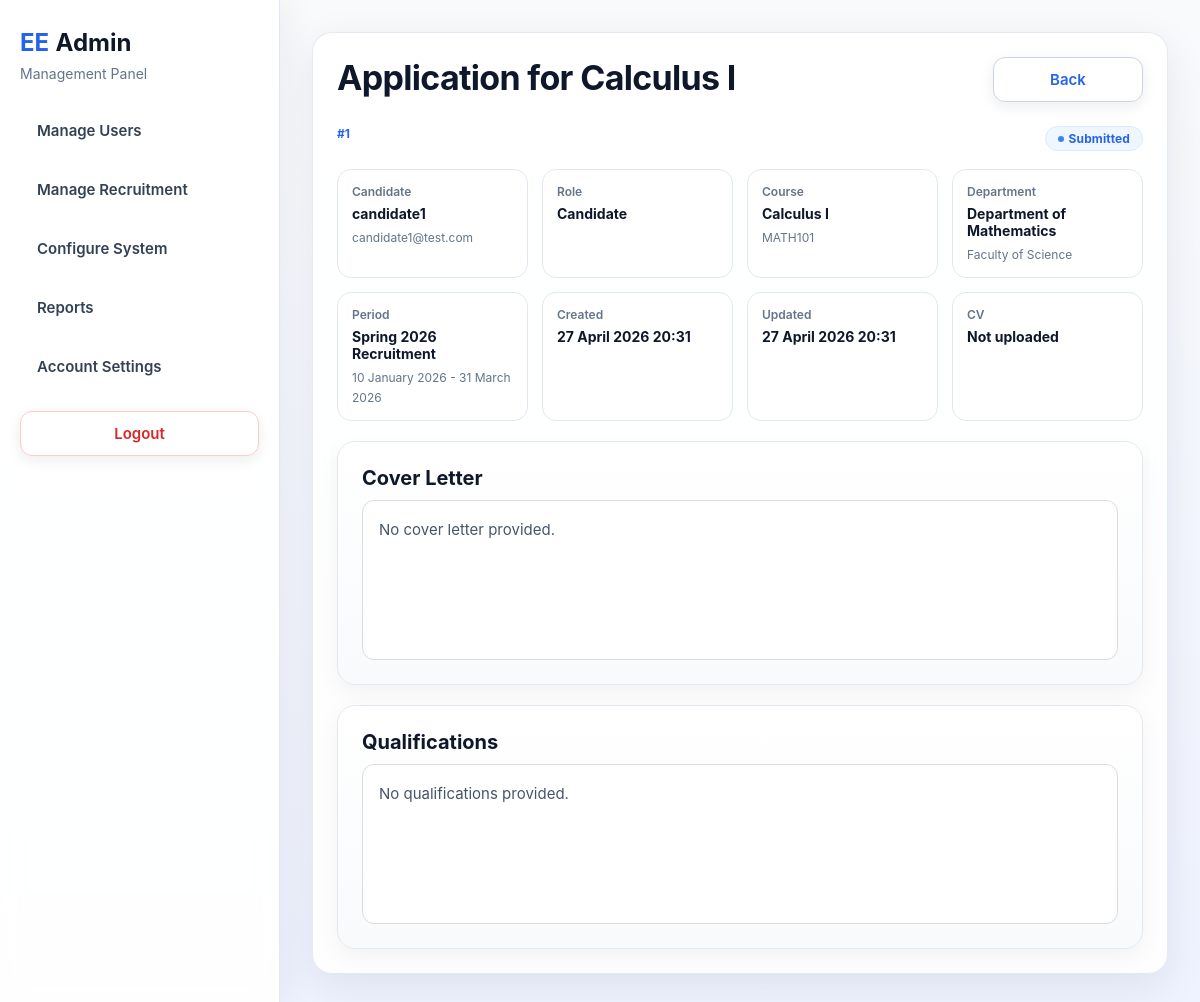
The app's page /modules/admin.php?page=admin_application_view&id=1 (signed in) with its own data.
### tables this page shows
CREATE TABLE applications (
    id                  INT AUTO_INCREMENT PRIMARY KEY,
    user_id             INT NOT NULL,
    course_id           INT NOT NULL,
    period_id           INT NOT NULL,

    title               VARCHAR(150) NOT NULL,
    status              ENUM('draft', 'submitted', 'under_review', 'approved', 'rejected') NOT NULL DEFAULT 'draft',

    cover_letter        TEXT NULL,
    qualifications      TEXT NULL,

    cv_file_path        VARCHAR(255) NULL,
    cv_original_name    VARCHAR(255) NULL,

    created_at          TIMESTAMP DEFAULT CURRENT_TIMESTAMP,
    updated_at          TIMESTAMP DEFAULT CURRENT_TIMESTAMP ON UPDATE CURRENT_TIMESTAMP,

    FOREIGN KEY (user_id) REFERENCES users(id) ON DELETE CASCADE,
    FOREIGN KEY (course_id) REFERENCES courses(id) ON DELETE CASCADE,
    FOREIGN KEY (period_id) REFERENCES recruitment_periods(id) ON DELETE CASCADE
);

CREATE TABLE users (
                       id            INT AUTO_INCREMENT PRIMARY KEY,
                       username      VARCHAR(50)  NOT NULL UNIQUE,
                       email         VARCHAR(100) NOT NULL UNIQUE,
                       password_hash VARCHAR(255) NOT NULL,
                       role          ENUM('admin', 'candidate', 'evaluator', 'hr', 'ee') NOT NULL DEFAULT 'candidate',
                       is_active     TINYINT(1) NOT NULL DEFAULT 1,
                       created_at    TIMESTAMP DEFAULT CURRENT_TIMESTAMP
);

CREATE TABLE courses (
                         id            INT AUTO_INCREMENT PRIMARY KEY,
                         department_id INT NOT NULL,
                         name          VARCHAR(150) NOT NULL,
                         code          VARCHAR(50),
                         FOREIGN KEY (department_id) REFERENCES departments(id) ON DELETE CASCADE
);

CREATE TABLE departments (
                             id            INT AUTO_INCREMENT PRIMARY KEY,
                             faculty_id    INT NOT NULL,
                             name          VARCHAR(100) NOT NULL,
                             FOREIGN KEY (faculty_id) REFERENCES faculties(id) ON DELETE CASCADE
);

CREATE TABLE faculties (
                           id            INT AUTO_INCREMENT PRIMARY KEY,
                           name          VARCHAR(100) NOT NULL UNIQUE
);

CREATE TABLE recruitment_periods (
                                     id            INT AUTO_INCREMENT PRIMARY KEY,
                                     title         VARCHAR(100) NOT NULL,
                                     start_date    DATE NOT NULL,
                                     end_date      DATE NOT NULL,
                                     is_active     TINYINT(1) NOT NULL DEFAULT 1
);

### includes/crud/applications_crud.php (called while the page is built, shortened)
<?php
function getApplicationById(PDO $pdo, int $id): ?array
{
    $stmt = $pdo->prepare("
        SELECT
            a.id,
            a.user_id,
            a.course_id,
            a.period_id,
            a.title,
            a.status,
            a.cover_letter,
            a.qualifications,
            a.cv_file_path,
            a.cv_original_name,
            a.created_at,
            a.updated_at,
            u.username AS candidate_name,
            u.email AS candidate_email,
            u.role AS candidate_role,
            c.name AS course_name,
            c.code AS course_code,
            d.name AS department_name,
            f.name AS faculty_name,
            rp.title AS period_title,
            rp.start_date,
            rp.end_date
        FROM applications a
        INNER JOIN users u ON a.user_id = u.id
        INNER JOIN courses c ON a.course_id = c.id
        INNER JOIN departments d ON c.department_id = d.id
        INNER JOIN faculties f ON d.faculty_id = f.id
        INNER JOIN recruitment_periods rp ON a.period_id = rp.id
        WHERE a.id = :id
        LIMIT 1
    ");
    $stmt->execute([':id' => $id]);
    $application = $stmt->fetch(PDO::FETCH_ASSOC);
    return $application ?: null;
}

### utils/status_utils.php (called while the page is built, shortened)
<?php
function getStatusCssClass(string $status): string
{
    return match ($status) {
        'draft' => 'status-pending',
        'submitted' => 'status-submitted',
        'under_review' => 'status-review',
        'approved' => 'status-approved',
        'rejected' => 'status-rejected',
        default => 'status-pending',
    };
}
function getStatusLabel(string $status): string
{
    return match ($status) {
        'draft'        => 'Draft',
        'submitted'    => 'Submitted',
        'under_review' => 'Under Review',
        'approved'     => 'Approved',
        'rejected'     => 'Rejected',
        default        => ucfirst(str_replace('_', ' ', $status)),
    };
}

### utils/user_utils.php (called while the page is built)
<?php
function getRoleLabel(string $role): string
{
    return match ($role) {
        'admin'      => 'Administrator',
        'evaluator'  => 'Evaluator',
        'candidate'  => 'Candidate',
        'hr'=> 'Human Resources',
        'ee' => "Special Scientist",
        default      => ucfirst(str_replace('_', ' ', $role)),
    };
}

### utils/time_utils.php (called while the page is built, shortened)
<?php
function formatFullDateTime(?string $datetime): string
{
    try {
        $date = new DateTime($datetime);
        return $date->format('d F Y H:i');
    } catch (Exception $e) {
        return $datetime;
    }
}
function formatDate(?string $date): string
{
    try {
        $dt = new DateTime($date);
        return $dt->format('d F Y');
    } catch (Exception $e) {
        return $date;
    }
}

### modules/admin/pages/admin_application_view.php (the view, shortened to what this page needs)
<?php
require_once __DIR__ . '/../../../includes/db.php';
require_once __DIR__ . '/../../../includes/crud/applications_crud.php';
require_once __DIR__ . '/../../../utils/status_utils.php';
require_once __DIR__ . '/../../../utils/user_utils.php';
require_once __DIR__ . '/../../../utils/time_utils.php';
$id = (int) ($_GET['id'] ?? 0);
$application = $id > 0 ? getApplicationById($pdo, $id) : null;
?>
<section class="page-card list-card">
    <div class="list-header">
        <div>
            <h1 class="page-title"><?= htmlspecialchars($application['title'] ?? 'Application Details'); ?></h1>
        </div>
        <div class="list-actions">
            <a href="admin.php?page=applications" class="btn btn-secondary">Back</a>
        </div>
    </div>
    <div class="application-admin-head">
        <span class="application-admin-id">#<?= (int) $application['id']; ?></span>
        <span class="status-pill <?= getStatusCssClass($application['status'] ?? 'draft'); ?>">
            <?= htmlspecialchars(getStatusLabel($application['status'] ?? 'draft')); ?>
        </span>
    </div>
    <div class="application-admin-meta">
        <div>
            <span>Candidate</span>
            <strong><?= htmlspecialchars($application['candidate_name'] ?? 'Unknown candidate'); ?></strong>
            <small><?= htmlspecialchars($application['candidate_email'] ?? 'No email'); ?></small>
        </div>
        <div>
            <span>Role</span>
            <strong><?= htmlspecialchars(getRoleLabel($application['candidate_role'] ?? 'candidate')); ?></strong>
        </div>
        <div>
            <span>Course</span>
            <strong><?= htmlspecialchars($application['course_name'] ?? 'No course'); ?></strong>
            <small><?= htmlspecialchars($application['course_code'] ?? 'No code'); ?></small>
        </div>
        <div>
            <span>Department</span>
            <strong><?= htmlspecialchars($application['department_name'] ?? 'No department'); ?></strong>
            <small><?= htmlspecialchars($application['faculty_name'] ?? 'No faculty'); ?></small>
        </div>
        <div>
            <span>Period</span>
            <strong><?= htmlspecialchars($application['period_title'] ?? 'No period'); ?></strong>
            <small>
                <?= htmlspecialchars(formatDate($application['start_date'] ?? null)); ?>
                -
                <?= htmlspecialchars(formatDate($application['end_date'] ?? null)); ?>
            </small>
        </div>
        <div>
            <span>Created</span>
            <strong><?= htmlspecialchars(formatFullDateTime($application['created_at'] ?? null)); ?></strong>
        </div>
        <div>
            <span>Updated</span>
            <strong><?= htmlspecialchars(formatFullDateTime($application['updated_at'] ?? $application['created_at'] ?? null)); ?></strong>
        </div>
        <div>
            <span>CV</span>
            <?php if (!empty($application['cv_file_path'])): ?>
                <a href="<?= htmlspecialchars($application['cv_file_path']); ?>" target="_blank" class="btn btn-secondary btn-sm-custom">
                    View CV
                </a>
            <?php else: ?>
                <strong>Not uploaded</strong>
            <?php endif; ?>
        </div>
    </div>
    <div class="placeholder-box" style="margin-top: 20px;">
        <h3>Cover Letter</h3>
        <div class="fixed-text-panel">
            <p><?= nl2br(htmlspecialchars($application['cover_letter'] ?: 'No cover letter provided.')); ?></p>
        </div>
    </div>
    <div class="placeholder-box" style="margin-top: 20px;">
        <h3>Qualifications</h3>
        <div class="fixed-text-panel">
            <p><?= nl2br(htmlspecialchars($application['qualifications'] ?: 'No qualifications provided.')); ?></p>
        </div>
    </div>
</section>

### assets/css/style.css (style rules this page uses)
* { margin: 0; padding: 0; box-sizing: border-box; }
body { font-family: "Inter", "Segoe UI", Arial, Helvetica, sans-serif; background: linear-gradient(180deg, #f8fafc 0%, #eef2ff 100%); color: #1f2937; min-height: 100vh; }
a { text-decoration: none; color: inherit; }
.page-card { background: rgba(255, 255, 255, 0.9); border: 1px solid rgba(226, 232, 240, 0.9); border-radius: 20px; box-shadow: 0 12px 40px rgba(15, 23, 42, 0.08); backdrop-filter: blur(10px); }
.page-title { font-size: 34px; font-weight: 700; color: #0f172a; margin-bottom: 8px; letter-spacing: -0.02em; }
.btn { display: inline-flex; align-items: center; justify-content: center; min-width: 150px; padding: 12px 18px; border-radius: 12px; border: 1px solid transparent; font-size: 15px; font-weight: 600; cursor: pointer; transition: all 0.2s ease; box-shadow: 0 4px 14px rgba(15, 23, 42, 0.08); }
.btn-secondary { background-color: #ffffff; color: #2563eb; border-color: #cbd5e1; }
.status-pill { display: inline-flex; align-items: center; gap: 5px; padding: 4px 12px; border-radius: 999px; font-size: 12px; font-weight: 700; letter-spacing: 0.01em; border: 1px solid transparent; white-space: nowrap; }
.status-pill::before { content: ''; width: 6px; height: 6px; border-radius: 50%; flex-shrink: 0; }
.status-submitted { background: #eff6ff; color: #1d4ed8; border-color: #bfdbfe; }
.status-submitted::before { background: #3b82f6; }
.fixed-text-panel { min-height: 160px; max-height: 220px; overflow-y: auto; padding: 16px; border: 1px solid #ddd; border-radius: 12px; background: #fff; line-height: 1.6; }
.fixed-text-panel p { margin: 0; white-space: pre-wrap; }

### assets/css/admin.css (style rules this page uses)
.placeholder-box { background: linear-gradient(180deg, #ffffff 0%, #f8fafc 100%); border: 1px solid #e2e8f0; border-radius: 18px; padding: 24px; box-shadow: 0 8px 24px rgba(15, 23, 42, 0.05); }
.placeholder-box h3 { font-size: 20px; color: #0f172a; margin-bottom: 10px; }
.placeholder-box p { color: #475569; line-height: 1.7; font-size: 15px; }
.application-admin-head { display: flex; justify-content: space-between; align-items: flex-start; gap: 18px; margin-bottom: 18px; flex-wrap: wrap; }
.application-admin-id { display: inline-block; font-size: 12px; font-weight: 700; color: #2563eb; margin-bottom: 6px; }
.application-admin-meta { display: grid; grid-template-columns: repeat(4, minmax(0, 1fr)); gap: 14px; margin-bottom: 18px; }
.application-admin-meta div { background: #ffffff; border: 1px solid #e2e8f0; border-radius: 14px; padding: 14px; }
.application-admin-meta span { display: block; font-size: 12px; color: #64748b; margin-bottom: 6px; font-weight: 600; }
.application-admin-meta strong { display: block; color: #0f172a; font-size: 14px; margin-bottom: 4px; }
.application-admin-meta small { color: #64748b; font-size: 12px; }

### assets/css/list.css (style rules this page uses)
.list-card { padding: 32px; }
.list-header { display: flex; justify-content: space-between; align-items: flex-start; gap: 20px; flex-wrap: wrap; margin-bottom: 24px; }
.list-actions { display: flex; gap: 12px; flex-wrap: wrap; }

### assets/css/dashboard.css (style rules this page uses)
.list-card { padding: 24px; }
.list-header { display: flex; justify-content: space-between; align-items: flex-start; gap: 18px; flex-wrap: wrap; margin-bottom: 20px; }
.list-actions { display: flex; gap: 10px; flex-wrap: wrap; }
.status-submitted { background: #eff6ff; color: #2563eb; border-color: #dbeafe; }
.status-submitted::before { background: #3b82f6; }

### records on screen
applications: title "Application for Calculus I", id "1", status "Submitted", user.username "candidate1", user.email "candidate1@test.com", user.role "Candidate", course.name "Calculus I", course.code "MATH101", departments.name "Department of Mathematics", faculties.name "Faculty of Science", period.title "Spring 2026 Recruitment", period.start_date "10 January 2026", period.end_date "31 March 2026", created_at "27 April 2026 20:31", updated_at "27 April 2026 20:31", cover_letter "No cover letter provided.", qualifications "No qualifications provided."
